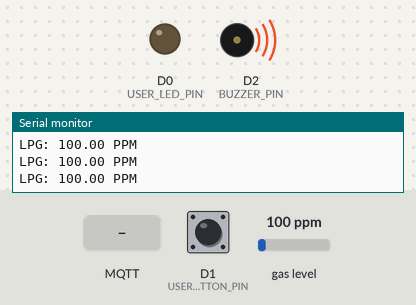
The sketch below on a simulated ESP8266 (NodeMCU). On the bench: output pins drawn as LEDs (lit = HIGH), buzzer (waves = sounding, pin HIGH), the last lines printed to the serial monitor. Inputs (shaded band) come from the test bench; at power-on: D1 (USER_BUTTON_PIN) LOW, gas level 100 ppm. Uploads are accepted with an empty reply; EEPROM starts erased; no MQTT or app messages arrive unless stated.

Above: at 12.1 s.
12.2 s: MQTT message "ON" arrives on the second subscribed topic
At 13.4 s:
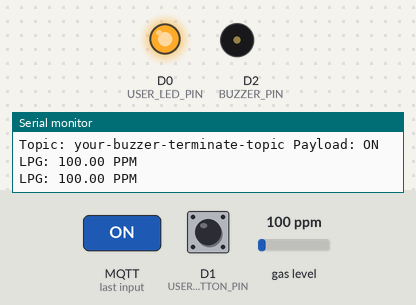
13.7 s: MQTT message "200" arrives on the second subscribed topic
At 15.4 s:
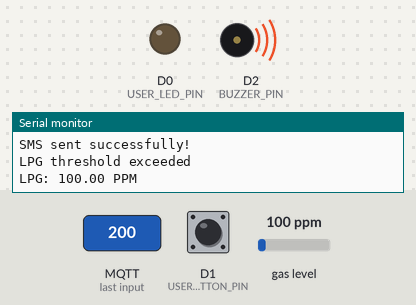
Timing chart, 0 to 16.9 s (numbered marks = the images above; inputs shaded):
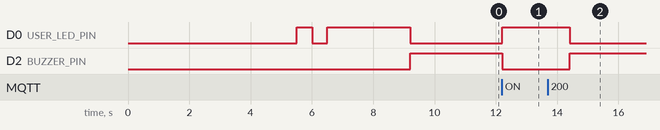

Measured:
- after the input at 12.2 s, D0 (USER_LED_PIN): LOW → HIGH at once; D2 (BUZZER_PIN): HIGH → LOW at once
- after the input at 13.7 s, D0 (USER_LED_PIN): HIGH → LOW after 0.72 s; D2 (BUZZER_PIN): LOW → HIGH after 0.72 s

The sketch:

lpg-monitoring-alerting.ino
```cpp
#include "private.h"
#include <Preferences.h>
#include <EspMQTTClient.h>
#include <MQUnifiedsensor.h>
#include <WiFiClientSecure.h>
#include <ESP8266HTTPClient.h>

#define DEBUG                       // Uncomment this when you need to debug through serial

#define USER_LED_PIN                D0
#define USER_BUTTON_PIN             D1
#define BUZZER_PIN                  D2
#define MQ6_SENSOR_PIN              A0

#define LPG_DEFAULT_THRESHOLD       60.0

// MQTT topics
#define TOPIC_WEB_CONNECTION_STATUS "your-web-app-connection-status-topic"
#define TOPIC_LPG_THRESHOLD_FB      "your-lpg-threshold-feedback-topic"
#define TOPIC_BUZZER_TERMINATE      "your-buzzer-terminate-topic"
#define TOPIC_LPG_THRESHOLD         "your-lpg-threshold-topic"
#define TOPIC_LPG_ALERT             "your-lpg-alert=topic"
#define TOPIC_LPG_PPM               "your-lpg-ppm-topic"

#define SSID                        "your-ssid"
#define PASSWORD                    "your-password"

/* MQ-6 sensor configuration parameters */
#define BOARD                       ("ESP8266")
#define SENSOR_PIN                  (MQ6_SENSOR_PIN)
#define SENSOR_TYPE                 ("MQ-6")
#define VOLTAGE_RESOLUTION          (3.3)
#define ADC_BIT_RESOLUTION          (10)
#define MQ6_CLEAN_AIR_RATION        (10)

/* MQTT client parameters to connect to the HiveMQ MQTT broker */
EspMQTTClient lpg_client(
  SSID,
  PASSWORD,
  MQTT_BROKER_URL,
  "",
  "",
  "your-client-name",
  1883
);

MQUnifiedsensor MQ6(BOARD, VOLTAGE_RESOLUTION, ADC_BIT_RESOLUTION, SENSOR_PIN, SENSOR_TYPE);

WiFiClientSecure client;
HTTPClient http;
Preferences preferences;

int lpg_threshold = LPG_DEFAULT_THRESHOLD;

float lpg_ppm = 0.0;
float lpg_temp = 0.0;

bool buzzer_status = false;
bool button_press = false;
bool mqtt_button = false;
bool alert = false;

uint32_t current_time1 = 0;
uint32_t previous_time1 = 0;
uint32_t current_time2 = 0;
uint32_t previous_time2 = 0;

void ICACHE_RAM_ATTR terminate_buzzer(void)
{
  if(is_button_pressed())
  {
    button_press = true;
  }
}

void setup(void)
{
  #ifdef DEBUG
  Serial.begin(115200);
  #endif

  // Initialize Preferences
  preferences.begin("lpg-system", false);

  // Peripherals initialization
  peri_init();

  // MQ-6 sensor initialization
  mq6_init();

  // Retrieve or set default R0 value
  mq6_set_r0();

  // Wait for 5 seconds to check if the button is pressed
  check_button_calibrate();

  // Retrieve or set default threshold value
  mq6_set_threshold();

  client.setInsecure();

  uint8_t i = 2;
  while(i--)
  {
    digitalWrite(USER_LED_PIN, LOW);
    delay(500);
    digitalWrite(USER_LED_PIN, HIGH);
    delay(500);
  }

  #ifdef DEBUG
  Serial.println("Running Application...");
  #endif
}

void loop(void)
{
  lpg_client.loop();

  current_time1 = millis();
  current_time2 = millis();

  if (current_time1 - previous_time1 >= 1000)
  {
    MQ6.update();
    lpg_ppm = MQ6.readSensor();

    #ifdef DEBUG
    Serial.println("LPG: " + String(lpg_ppm) + " PPM");
    #endif

    if (lpg_ppm >= lpg_threshold && buzzer_status == false)
    {
      attachInterrupt(USER_BUTTON_PIN, terminate_buzzer, CHANGE);

      sendSMS();

      digitalWrite(BUZZER_PIN, HIGH);
      digitalWrite(USER_LED_PIN, LOW);
      buzzer_status = true;

      lpg_client.publish(TOPIC_LPG_PPM, String(lpg_ppm, 2), true);
      lpg_client.publish(TOPIC_LPG_ALERT, "lpg alert", true);
      alert = true;

      #ifdef DEBUG
      Serial.println("LPG threshold exceeded");
      #endif
    }

    if (buzzer_status && button_press || mqtt_button)
    {
      digitalWrite(BUZZER_PIN, LOW);
      digitalWrite(USER_LED_PIN, HIGH);
      buzzer_status = false;
      button_press = false;
      detachInterrupt(USER_BUTTON_PIN);
      lpg_client.publish(TOPIC_LPG_ALERT, "lpg normal", true);
    }
    previous_time1 = current_time1;
  }

  if(current_time2 - previous_time2 >= 5000)
  {
    if(lpg_temp != lpg_ppm)
    {
      lpg_client.publish(TOPIC_LPG_PPM, String(lpg_ppm, 2), true);
      lpg_temp = lpg_ppm;
    }
    previous_time2 = current_time2;
  }
}

void onConnectionEstablished()
{
  // Subscribe to the web connection status
  lpg_client.subscribe(TOPIC_WEB_CONNECTION_STATUS, [](const String & payload)
  {
    if(payload == "1")
    {
      lpg_client.publish(TOPIC_LPG_THRESHOLD_FB, String(lpg_threshold), true);
      #ifdef DEBUG
      Serial.println("web app Connected!");
      #endif
    }
  });

  // Subscribe to buzzer control topic
  lpg_client.subscribe(TOPIC_BUZZER_TERMINATE, [](const String & payload)
  {
    if(payload == "ON")
    {
      mqtt_button = true;
    }
    else
    {
      mqtt_button = false;
    }
    #ifdef DEBUG
    Serial.println("Topic: " + String(TOPIC_BUZZER_TERMINATE) + " Payload: " + payload);
    #endif
  });

  // Subscribe to gas threshold update topic
  lpg_client.subscribe(TOPIC_LPG_THRESHOLD, [](const String & payload)
  {
    #ifdef DEBUG
    Serial.println("Topic: " + String(TOPIC_LPG_THRESHOLD) + " Payload: " + payload);
    #endif
    int threshold = payload.toInt();
    if(preferences.getInt("threshold", LPG_DEFAULT_THRESHOLD) != threshold)
    {
      preferences.putInt("threshold", threshold); // Save threshold to Preferences
    }
  });
}

void peri_init(void)
{
  pinMode(BUZZER_PIN, OUTPUT);
  pinMode(USER_LED_PIN, OUTPUT);
  pinMode(USER_BUTTON_PIN, INPUT);

  #ifdef DEBUG
  Serial.println("Peripherals initialized");
  #endif
}

void mq6_init(void)
{
  #ifdef DEBUG
  lpg_client.enableDebuggingMessages();
  #endif

  MQ6.setRegressionMethod(1);
  MQ6.setA(1009.2);
  MQ6.setB(-2.35);
  MQ6.init();

  #ifdef DEBUG
  Serial.println("MQ-6 sensor initialized");
  #endif
}

void mq6_set_r0(void)
{
  float storedR0 = preferences.getFloat("r0", -1.0);

  if (storedR0 > 0) // Check if a valid R0 value is stored
  {
    MQ6.setR0(storedR0);

    #ifdef DEBUG
    Serial.printf("Retrieved R0 from memory: %.2f\n", storedR0);
    #endif
  }
  else
  {
    #ifdef DEBUG
    Serial.println("No valid R0 value found in memory. Calibration needed.");
    #endif
  }
}

void check_button_calibrate(void)
{
  bool button_state = false;
  digitalWrite(USER_LED_PIN, LOW);

  #ifdef DEBUG
  Serial.println("Press the button within 5 seconds to calibrate the sensor.");
  #endif

  ESP.wdtDisable();

  uint32_t start_time = millis();
  while (millis() - start_time < 5000)
  {
    if (is_button_pressed())
    {
      button_state = true;
      break;
    }
    yield();
  }

  ESP.wdtEnable(WDTO_8S);

  if(button_state)
  {
    digitalWrite(USER_LED_PIN, HIGH);

    #ifdef DEBUG
    Serial.println("Button pressed.");
    #endif

    calibrate_sensor();
  }
  else
  {
    digitalWrite(USER_LED_PIN, HIGH);

    #ifdef DEBUG
    Serial.println("Button not pressed.");
    #endif
  }
}

void mq6_set_threshold(void)
{
  lpg_threshold = preferences.getInt("threshold", LPG_DEFAULT_THRESHOLD);

  #ifdef DEBUG
  Serial.printf("LPG Threshold: %d\n", lpg_threshold);
  #endif
}

bool is_button_pressed()
{
  uint32_t debounce_time = millis();
  while (millis() - debounce_time < 50)
  {
    if (digitalRead(USER_BUTTON_PIN))
    {
      return true;
    }
  }
  return false;
}

void calibrate_sensor()
{
  #ifdef DEBUG
  Serial.println("Calibrating the sensor...");
  #endif

  digitalWrite(BUZZER_PIN, HIGH);
  delay(100);
  digitalWrite(BUZZER_PIN, LOW);

  float calcR0 = 0;
  for (int i = 1; i <= 10; i++)
  {
    MQ6.update();
    calcR0 += MQ6.calibrate(MQ6_CLEAN_AIR_RATION);
    digitalWrite(USER_LED_PIN, LOW);
    delay(500);
    digitalWrite(USER_LED_PIN, HIGH);
    delay(500);
  }
  calcR0 /= 10;
  MQ6.setR0(calcR0);

  // Store the calculated R0 value in Preferences
  preferences.putFloat("r0", calcR0);

  #ifdef DEBUG
  Serial.printf("Calibration completed! Stored R0: %.2f\n", calcR0);
  #endif

  digitalWrite(BUZZER_PIN, HIGH);
  delay(100);
  digitalWrite(BUZZER_PIN, LOW);
}

void sendSMS(void) {

  String var1 = "LPG gas level exceeded. And LPG";
  String var2 = String(lpg_ppm) + " PPM";

  int retry_count = 3; // Retry 3 times if SMS sending fails

  while (retry_count > 0)
  {
    if (WiFi.status() == WL_CONNECTED)
    {
      String apiUrl = CIRCUIT_DIGEST_URL + String(TEMPLATE_ID);
      http.begin(client, apiUrl);
      http.addHeader("Authorization", APIKEY);
      http.addHeader("Content-Type", "application/json");

      String payload = "{\"mobiles\":\"" + String(NUMBER) + "\",\"var1\":\"" + var1 + "\",\"var2\":\"" + var2 + "\"}";
      int httpResponseCode = http.POST(payload);

      if (httpResponseCode == 200)
      {
        #ifdef DEBUG
        Serial.println("SMS sent successfully!");
        Serial.println(http.getString());
        #endif
        break; // Exit loop on success
      }
      else
      {
        #ifdef DEBUG
        Serial.print("Failed to send SMS. Error code: ");
        Serial.println(httpResponseCode);
        #endif
      }
      retry_count--;
    }
    else
    {
      #ifdef DEBUG
      Serial.println("WiFi not connected!");
      #endif
      retry_count--;
    }
    delay(2000); // Wait before retrying
  }

  http.end(); // End connection
}
```

private.h
```cpp
#define MQTT_BROKER_URL       "your-mqtt-broker"
#define CIRCUIT_DIGEST_URL    "https://www.circuitdigest.cloud/send_sms?ID="
#define TEMPLATE_ID           "template-id"
#define APIKEY                "your-circuit-digest-api-key"
#define NUMBER                "91**********"
```
